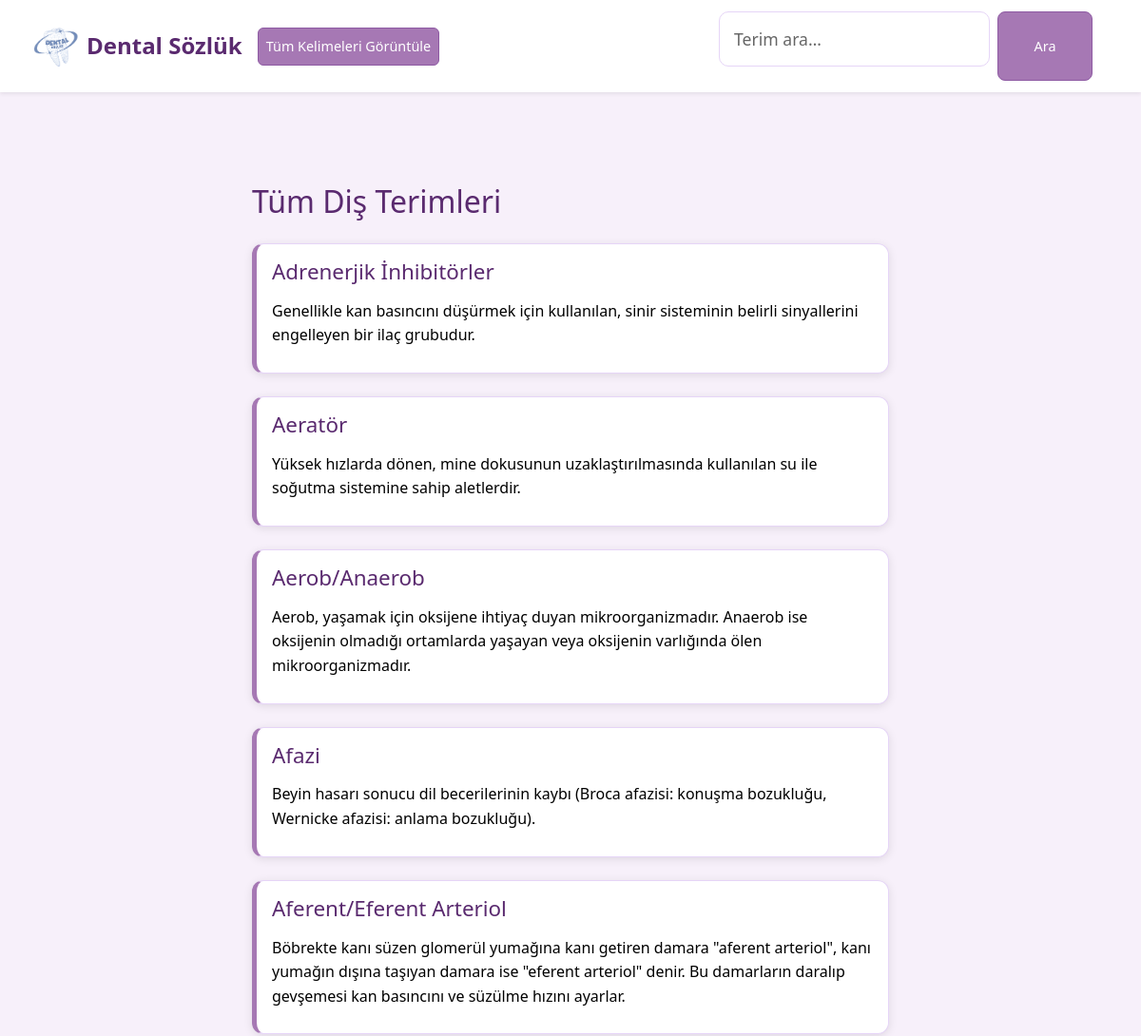
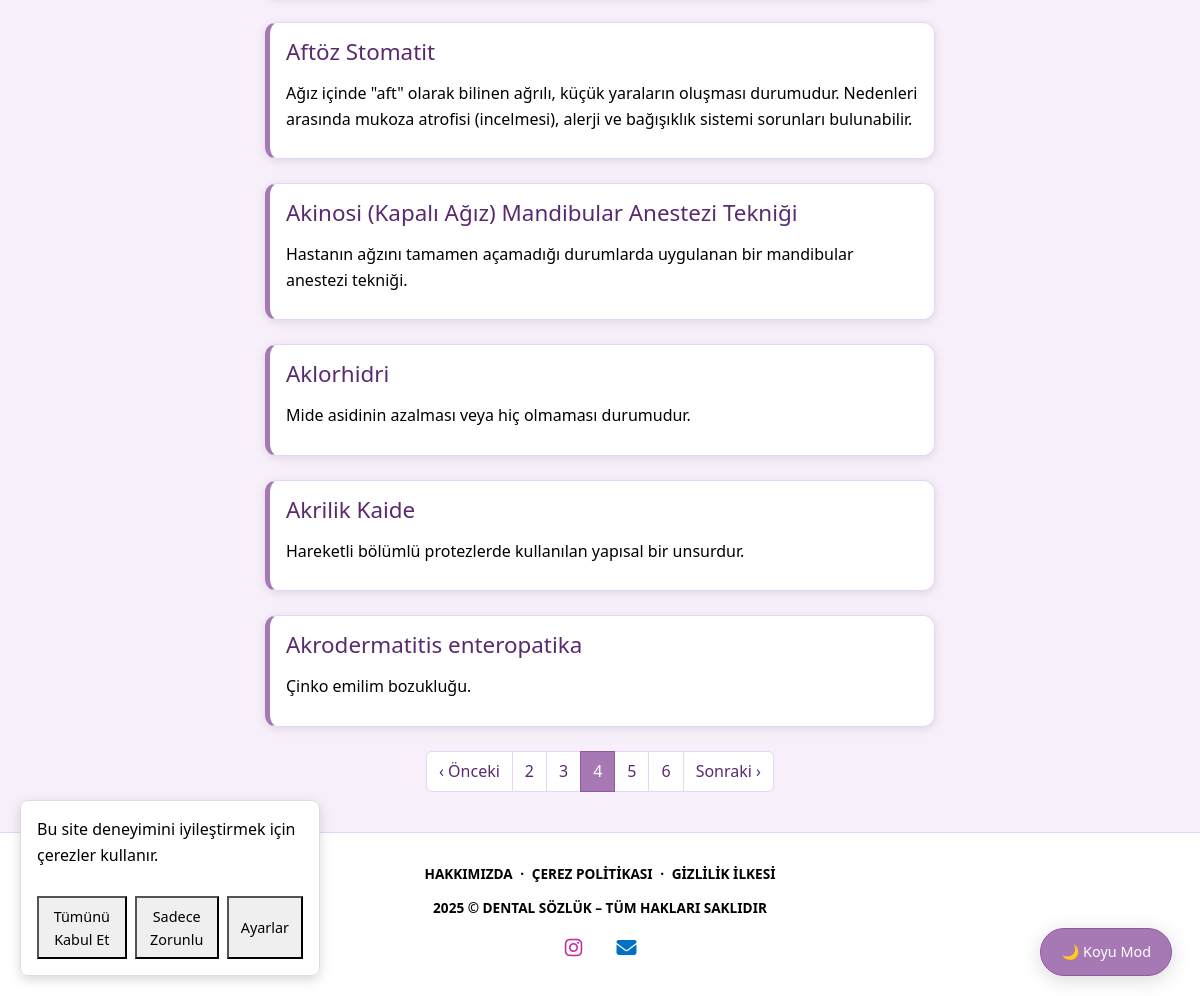
The page /terimler/?page=4 on the database its author committed (2 pictures, top to bottom).
### terms/models.py (models this page shows, shortened)
class DentalTerm(models.Model):
    title = models.CharField(max_length=100)
    description = models.TextField()
    english_equivalent = models.CharField(max_length=100, blank=True, null=True)
    latin_equivalent = models.CharField(max_length=100, blank=True, null=True)
    slug = models.SlugField(unique=True, blank=True)

### terms/views.py (the view)
# urls.py: path('terimler/', views.term_list, name='term_list'),
def term_list(request):
    queryset   = DentalTerm.objects.all().order_by('title')
    paginator  = Paginator(queryset, 10)
    page_number= request.GET.get('page')
    page_terms = paginator.get_page(page_number)
    return render(request, 'terms/term_list.html', {
        'terms':    page_terms,   # ← template'in beklediği isim
        'page_obj': page_terms,   # ← paginasyon UI'si için opsiyonel
    })

### terms/templates/terms/term_list.html (shortened to what this page needs)
{% extends 'base.html' %}
{% load static %}
{% block content %}
  <h2 class="mb-4" style="color: var(--link-color);">Tüm Diş Terimleri</h2>
  {% for term in terms %}
    <div class="term-card mb-4 p-3">
      <h4>
        <a href="{% url 'terms:term_detail' slug=term.slug %}">
          {{ term.title }}
        </a>
      </h4>
      <p>{{ term.description }}</p>
    </div>
  {% empty %}
    <p class="term-card-empty">Henüz terim eklenmemiş.</p>
  {% endfor %}
  <nav aria-label="Sayfa navigasyonu">
    <ul class="pagination justify-content-center">
      {% if page_obj.has_previous %}
        <li class="page-item">
          <a class="page-link" href="?page={{ page_obj.previous_page_number }}">
            ‹ Önceki
          </a>
        </li>
      {% else %}
        <li class="page-item disabled">
          <span class="page-link">‹ Önceki</span>
        </li>
      {% endif %}
      {% for num in page_obj.paginator.page_range %}
        {% if num == page_obj.number %}
          <li class="page-item active">
            <span class="page-link">{{ num }}</span>
          </li>
        {% elif num >= page_obj.number|add:-2 and num <= page_obj.number|add:2 %}
          <li class="page-item">
            <a class="page-link" href="?page={{ num }}">{{ num }}</a>
          </li>
        {% endif %}
      {% endfor %}
      {% if page_obj.has_next %}
        <li class="page-item">
          <a class="page-link" href="?page={{ page_obj.next_page_number }}">
            Sonraki ›
          </a>
        </li>
      {% else %}
        <li class="page-item disabled">
          <span class="page-link">Sonraki ›</span>
        </li>
      {% endif %}
    </ul>
  </nav>
{% endblock %}

### static/css/style.css (style rules this page uses)
* { box-sizing: border-box; }
body { margin: 0; padding: 0; font-family: 'Segoe UI', Tahoma, Geneva, Verdana, sans-serif; background-color: var(--bg-color); color: var(--text-color); transition: background-color 0.3s ease, color 0.3s ease; line-height: 1.6; }
:root { --bg-color: #f7f0fa; --text-color: #000000; --card-bg: #ffffff; --card-border: #e6d5f7; --link-color: #5a2a6f; --btn-bg: #a678b4; --btn-text: #ffffff; --btn-border: #8e5aa3; --navbar-bg: #ffffff; --navbar-text: #f0f0f0; --shadow-light: 0 2px 10px rgba(0, 0, 0, 0.1); --shadow-medium: 0 4px 20px rgba(0, 0, 0, 0.15); }
.term-card { background-color: var(--card-bg); color: var(--text-color); border: 1px solid var(--card-border); border-left: 5px solid var(--btn-bg); padding: 20px; border-radius: 12px; margin-bottom: 20px; box-shadow: var(--shadow-light); transition: all 0.3s ease; position: relative; }
.term-card h2, .term-card h4 { color: var(--link-color); margin-bottom: 15px; font-weight: 600; }
.term-card h4 { font-size: 1.4rem; }
.term-card p { margin-bottom: 10px; line-height: 1.6; }
.term-card a { color: var(--link-color); text-decoration: none; font-weight: 500; }
.term-card h4 a { color: var(--link-color); text-decoration: none; }
.pagination .page-link { background-color: var(--card-bg); color: var(--link-color); border: 1px solid var(--card-border); transition: background-color 0.2s ease, color 0.2s ease; }
.pagination .active .page-link { background-color: var(--btn-bg); color: var(--btn-text); border: 1px solid var(--btn-border); }

### rows shown on the page
DentalTerm: title "Adrenerjik İnhibitörler", description "Genellikle kan basıncını düşürmek için kullanılan, sinir sisteminin belirli sinyallerini engelleyen bir ilaç grubudur."
DentalTerm: title "Aeratör", description "Yüksek hızlarda dönen, mine dokusunun uzaklaştırılmasında kullanılan su ile soğutma sistemine sahip aletlerdir."
DentalTerm: title "Aerob/Anaerob", description "Aerob, yaşamak için oksijene ihtiyaç duyan mikroorganizmadır. Anaerob ise oksijenin olmadığı ortamlarda yaşayan veya oksijenin varlığında ölen mikroorganizmadır."
DentalTerm: title "Afazi", description "Beyin hasarı sonucu dil becerilerinin kaybı (Broca afazisi: konuşma bozukluğu, Wernicke afazisi: anlama bozukluğu)."
DentalTerm: title "Aferent/Eferent Arteriol", description "Böbrekte kanı süzen glomerül yumağına kanı getiren damara \"aferent arteriol\", kanı yumağın dışına taşıyan damara ise \"eferent arteriol\" denir. Bu damarların daralıp gevşemesi kan basıncını ve süzülme hızını ayarlar."
DentalTerm: title "Aftöz Stomatit", description "Ağız içinde \"aft\" olarak bilinen ağrılı, küçük yaraların oluşması durumudur. Nedenleri arasında mukoza atrofisi (incelmesi), alerji ve bağışıklık sistemi sorunları bulunabilir."
DentalTerm: title "Akinosi (Kapalı Ağız) Mandibular Anestezi Tekniği", description "Hastanın ağzını tamamen açamadığı durumlarda uygulanan bir mandibular anestezi tekniği."
DentalTerm: title "Aklorhidri", description "Mide asidinin azalması veya hiç olmaması durumudur."
DentalTerm: title "Akrilik Kaide", description "Hareketli bölümlü protezlerde kullanılan yapısal bir unsurdur."
DentalTerm: title "Akrodermatitis enteropatika", description "Çinko emilim bozukluğu."

### other values the page prints
{{ num }} "2" "3" "5" "6"
{{ num }} "4"
